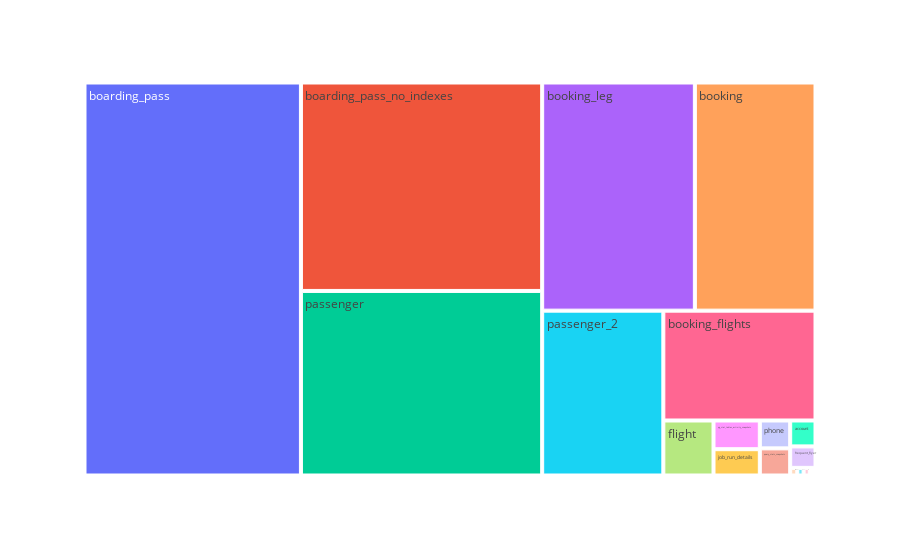

Here is the notebook cell this chart was saved with:
### Code cell
import sys
import matplotlib.pyplot as plt
import plotly.express as px


# Display the chart

sys.path.append('/Users/itaybraun/Documents/GitHub/useful-postgres-queries/classes')
from open_cmd import OpenCmd
# create an empty object
mycmd2 = OpenCmd()
# When the OpenCmd object created, it automatically imports a collection of SQL Commands. 
mycmd2.showCmds()
# Configure a connection string to a PG server. It is not opened yet.
mycmd2.open_pg_connection("postgresql://postgres:Trustno1@database-2.cofhrj7zmyn4.eu-central-1.rds.amazonaws.com:5432/airbases")


# This is for tests only. Importing data from YAML should done automatically when building the OpenCmd object. 
sqlcmds = mycmd2.generate_SQLCmd_from_yaml('/Users/itaybraun/Documents/GitHub/useful-postgres-queries/classes/tables.yaml');
print(sqlcmds)

# A command returns a Data Set. TODO: Configure a command without a returned data set, as nonSQLQuery in C#
df_db = mycmd2.run_cmd("databases")
df_tables = mycmd2.run_cmd("tables_size")

df_tables

def barChart(dataFrame, y_column, x_column, y_label, x_label, title):
    plt.figure(figsize=(10, 6))  # Adjust the figure size as needed
    
    # Generate the bar chart
    plt.bar(dataFrame[x_column], dataFrame[y_column])
    
    # Set labels for X and Y axes
    plt.xlabel(x_label)
    plt.ylabel(y_label)
    
    # Set the chart title
    plt.title(title)
    plt.xticks(rotation=45)
    # Show the chart
    plt.show()

barChart(df_tables,'total_table_size_kb', 'table_name', 'Size', 'Tables', 'Tables Size' )


fig = px.treemap(df_tables, path=['table_name'], values='total_table_size_kb')

# Display the treemap in the Jupyter Notebook
fig.show()

### Figure 1 — Plotly figure (JSON) as saved in the notebook; plotly's stock layout.template omitted (floating-point values rounded to 4 significant figures)
{"data": [{"branchvalues": "total", "domain": {"x": [0, 1], "y": [0, 1]}, "hovertemplate": "labels=%{label}<br>total_table_size_kb=%{value}<br>parent=%{parent}<br>id=%{id}<extra></extra>", "ids": ["account", "accounts", "aircraft", "airport", "boarding_pass", "boarding_pass_no_indexes", "booking", "booking_flights", "booking_leg", "check_pk_overflow", "flight", "frequent_flyer", "index_stats", "job", "job_run_details", "orders", "orders_test", "orders_y2023m01", "orders_y2023m02", "orders_y2023m03", "passenger", "passenger_2", "pg_stat_database_snapshots", "pg_stat_tables_activity_snapshots", "phone", "postgres_logs", "postgres_server_settings", "qa_table_wings", "qa_tests_flights", "queries", "query_stats_snapshots", "sales", "sales_table", "students", "t1", "test_high_indexes_num", "test_no_primary_key", "test_table", "testing", "vacuum_logs"], "labels": ["account", "accounts", "aircraft", "airport", "boarding_pass", "boarding_pass_no_indexes", "booking", "booking_flights", "booking_leg", "check_pk_overflow", "flight", "frequent_flyer", "index_stats", "job", "job_run_details", "orders", "orders_test", "orders_y2023m01", "orders_y2023m02", "orders_y2023m03", "passenger", "passenger_2", "pg_stat_database_snapshots", "pg_stat_tables_activity_snapshots", "phone", "postgres_logs", "postgres_server_settings", "qa_table_wings", "qa_tests_flights", "queries", "query_stats_snapshots", "sales", "sales_table", "students", "t1", "test_high_indexes_num", "test_no_primary_key", "test_table", "testing", "vacuum_logs"], "name": "", "parents": ["", "", "", "", "", "", "", "", "", "", "", "", "", "", "", "", "", "", "", "", "", "", "", "", "", "", "", "", "", "", "", "", "", "", "", "", "", "", "", ""], "type": "treemap", "values": [27208, 24, 48, 144, 3529224, 2086672, 1141984, 693560, 1445408, 16, 114496, 22512, 32, 48, 50560, 0, 24, 384, 352, 376, 1847440, 828712, 1960, 55144, 35128, 8, 104, 8, 8, 2000, 34216, 40, 24, 2248, 8, 128, 0, 8, 0, 24]}], "layout": {"legend": {"tracegroupgap": 0}, "margin": {"t": 60}}}
